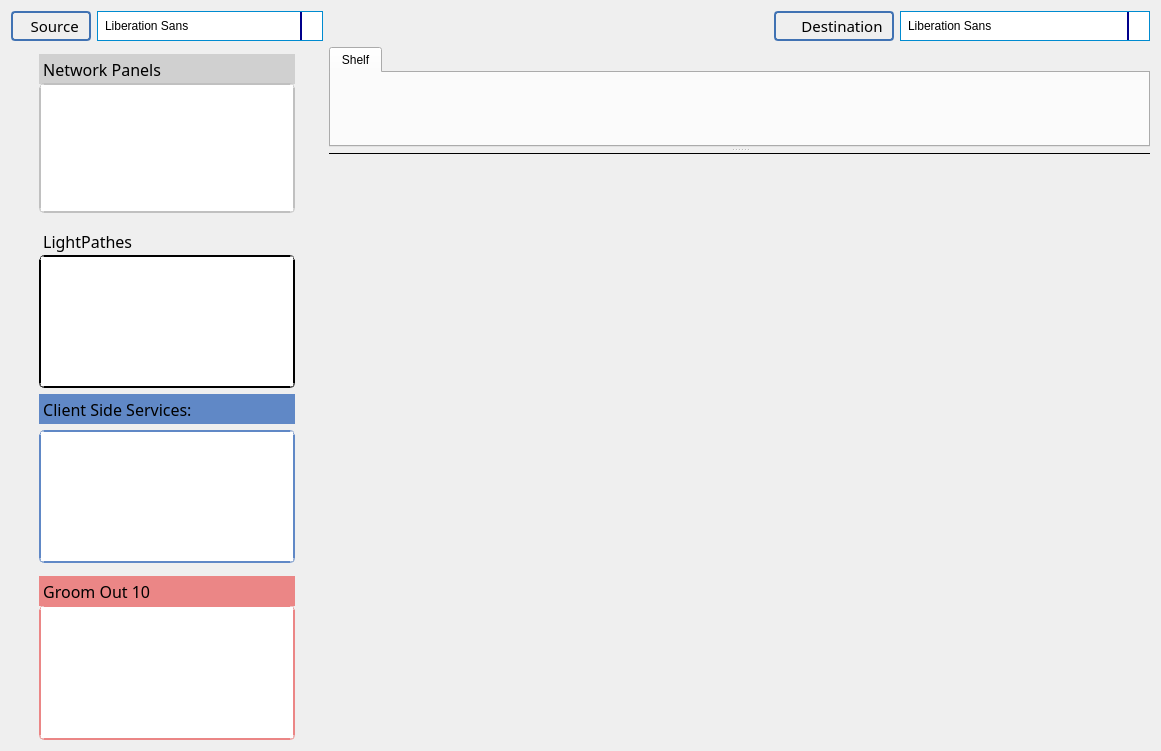
       <widget class="QWidget" name="tab">
        <attribute name="title">
         <string>Demand tab</string>
        </attribute>
        <layout class="QGridLayout" name="gridLayout_4">
         <item row="1" column="1" colspan="3">
          <widget class="QSplitter" name="splitter">
           <property name="orientation">
            <enum>Qt::Vertical</enum>
           </property>
           <property name="handleWidth">
            <number>6</number>
           </property>
           <widget class="QTabWidget" name="Demand_tab">
            <property name="enabled">
             <bool>true</bool>
            </property>
            <property name="minimumSize">
             <size>
              <width>0</width>
              <height>100</height>
             </size>
            </property>
            <property name="currentIndex">
             <number>0</number>
            </property>
            <widget class="QWidget" name="tab_8">
             <attribute name="title">
              <string>Shelf</string>
             </attribute>
             <layout class="QHBoxLayout" name="horizontalLayout_4">
              <property name="spacing">
               <number>0</number>
              </property>
              <property name="leftMargin">
               <number>0</number>
              </property>
              <property name="topMargin">
               <number>0</number>
              </property>
              <property name="rightMargin">
               <number>0</number>
              </property>
              <property name="bottomMargin">
               <number>0</number>
              </property>
              <item>
               <widget class="QWidget" name="DemandPanel_1" native="true"/>
              </item>
              <item>
               <widget class="QWidget" name="DemandPanel_2" native="true"/>
              </item>
              <item>
               <widget class="QWidget" name="DemandPanel_3" native="true"/>
              </item>
              <item>
               <widget class="QWidget" name="DemandPanel_4" native="true"/>
              </item>
              <item>
               <widget class="QWidget" name="DemandPanel_5" native="true"/>
              </item>
              <item>
               <widget class="QWidget" name="DemandPanel_6" native="true"/>
              </item>
              <item>
               <widget class="QWidget" name="DemandPanel_7" native="true"/>
              </item>
              <item>
               <widget class="QWidget" name="DemandPanel_8" native="true"/>
              </item>
              <item>
               <widget class="QWidget" name="DemandPanel_9" native="true"/>
              </item>
              <item>
               <widget class="QWidget" name="DemandPanel_10" native="true"/>
              </item>
              <item>
               <widget class="QWidget" name="DemandPanel_11" native="true"/>
              </item>
              <item>
               <widget class="QWidget" name="DemandPanel_12" native="true"/>
              </item>
              <item>
               <widget class="QWidget" name="DemandPanel_13" native="true"/>
              </item>
              <item>
               <widget class="QWidget" name="DemandPanel_14" native="true"/>
              </item>
             </layout>
            </widget>
           </widget>
           <widget class="MapWidget" name="MapWidget" native="true">
            <property name="minimumSize">
             <size>
              <width>821</width>
              <height>259</height>
             </size>
            </property>
            <widget class="Line" name="line">
             <property name="geometry">
              <rect>
               <x>-340</x>
               <y>-10</y>
               <width>2341</width>
               <height>20</height>
              </rect>
             </property>
             <property name="frameShadow">
              <enum>QFrame::Plain</enum>
             </property>
             <property name="orientation">
              <enum>Qt::Horizontal</enum>
             </property>
            </widget>
           </widget>
          </widget>
         </item>
         <item row="0" column="3">
          <layout class="QFormLayout" name="formLayout">
           <item row="0" column="0">
            <widget class="QLabel" name="label_8">
             <property name="minimumSize">
              <size>
               <width>120</width>
               <height>0</height>
              </size>
             </property>
             <property name="maximumSize">
              <size>
               <width>62</width>
               <height>30</height>
              </size>
             </property>
             <property name="font">
              <font>
               <family>Bahnschrift</family>
               <pointsize>11</pointsize>
               <weight>50</weight>
               <bold>false</bold>
              </font>
             </property>
             <property name="styleSheet">
              <string notr="true">QLabel {
    border: 2px solid gray;
	border-color: rgb(64, 114, 179);
    border-radius: 4px;
    padding: 2px;
}</string>
             </property>
             <property name="text">
              <string>     Destination</string>
             </property>
            </widget>
           </item>
           <item row="0" column="1">
            <widget class="QFontComboBox" name="Demand_Destination_combobox">
             <property name="minimumSize">
              <size>
               <width>121</width>
               <height>30</height>
              </size>
             </property>
             <property name="maximumSize">
              <size>
               <width>743</width>
               <height>30</height>
              </size>
             </property>
             <property name="styleSheet">
              <string notr="true">QComboBox {
    
    border-radius: 0px;
    padding: 1px 18px 1px 5px;
    min-width: 6em; 
    
	border:1px solid rgb(0, 139, 208);
	
   
	
}





/* QComboBox gets the &quot;on&quot; state when the popup is open */


QComboBox:on { /* shift the text when the popup opens */
    padding-top: 3px;
    padding-left: 4px;
}

QComboBox::drop-down {
    subcontrol-origin: padding;
    subcontrol-position: top right;
    width: 20px;
    
	
    border-left-width: 2px;
    border-left-color: darkblue;
    border-left-style: solid; /* just a single line */
    border-top-right-radius: 0px; /* same radius as the QComboBox */
    border-bottom-right-radius: 0px;
}

QComboBox::down-arrow {
   
	image: url(:/newPrefix/dropdown.png); 
    
	
}

QComboBox::down-arrow:on { /* shift the arrow when popup is open */
    
	
	image: url(:/newPrefix/dropup.png);
}


QComboBox QAbstractItemView {
    
	border-color:2px solid blue;
   
}</string>
             </property>
            </widget>
           </item>
          </layout>
         </item>
         <item row="1" column="0">
          <layout class="QGridLayout" name="gridLayout_2">
           <item row="3" column="0">
            <widget class="QListWidget" name="Demand_LineList">
             <property name="minimumSize">
              <size>
               <width>256</width>
               <height>133</height>
              </size>
             </property>
             <property name="maximumSize">
              <size>
               <width>256</width>
               <height>133</height>
              </size>
             </property>
             <property name="styleSheet">
              <string notr="true">QListWidget {
    alternate-background-color: yellow;
	border:2px double;
	border-color: qlineargradient(x1: 0, y1: 0, x2: 0, y2: 1,
                                stop: 0 #6a6ea9, stop: 1 #Eb8686);

	border-radius: 5px; 
    
}
QListWidget {
    show-decoration-selected: 1; /* make the selection span the entire width of the view */
}

QListWidget::item:alternate {
    background: rgb(170, 170, 170);
}

QListWidget::item:selected {
    border: 1px solid #6a6ea9;
}

QListWidget::item:selected:!active {
    background: qlineargradient(x1: 0, y1: 0, x2: 0, y2: 1,
                                stop: 0 #ABAFE5, stop: 1 #EE817B);
}

QListWidget::item:selected:active {
    background: qlineargradient(x1: 0, y1: 0, x2: 0, y2: 1,
                                stop: 0 #6a6ea9, stop: 1 #Eb8686);
}

QListWidget::item:hover {
    background: qlineargradient(x1: 0, y1: 0, x2: 0, y2: 1,
                                stop: 0 #FAFBFE, stop: 1 #FFB2AE);
}</string>
             </property>
            </widget>
           </item>
           <item row="6" column="0">
            <widget class="QLabel" name="ClientLabel_20">
             <property name="minimumSize">
              <size>
               <width>256</width>
               <height>30</height>
              </size>
             </property>
             <property name="maximumSize">
              <size>
               <width>256</width>
               <height>16</height>
              </size>
             </property>
             <property name="font">
              <font>
               <family>Bahnschrift SemiBold Condensed</family>
               <pointsize>12</pointsize>
               <weight>7</weight>
               <italic>false</italic>
               <bold>false</bold>
              </font>
             </property>
             <property name="styleSheet">
              <string notr="true">  QLabel {
	
	font: 63 12pt &quot;Bahnschrift SemiBold Condensed&quot;;
   
  
	background-color: rgb(235, 134, 134);
}</string>
             </property>
             <property name="text">
              <string> Groom Out 10</string>
             </property>
            </widget>
           </item>
           <item row="4" column="0">
            <widget class="QLabel" name="ClientLabel_23">
             <property name="minimumSize">
              <size>
               <width>256</width>
               <height>30</height>
              </size>
             </property>
             <property name="maximumSize">
              <size>
               <width>256</width>
               <height>30</height>
              </size>
             </property>
             <property name="font">
              <font>
               <family>Bahnschrift SemiBold Condensed</family>
               <pointsize>12</pointsize>
               <weight>7</weight>
               <italic>false</italic>
               <bold>false</bold>
              </font>
             </property>
             <property name="styleSheet">
              <string notr="true"> QLabel {
  
	
	font: 63 12pt &quot;Bahnschrift SemiBold Condensed&quot;;
	background-color:  #6088C6;
}</string>
             </property>
             <property name="text">
              <string> Client Side Services:</string>
             </property>
            </widget>
           </item>
           <item row="7" column="0">
            <widget class="QListWidget" name="groomout10_list">
             <property name="minimumSize">
              <size>
               <width>256</width>
               <height>135</height>
              </size>
             </property>
             <property name="maximumSize">
              <size>
               <width>256</width>
               <height>135</height>
              </size>
             </property>
             <property name="styleSheet">
              <string notr="true">QListWidget {
    alternate-background-color: yellow;
	border:2px double;
	border-color:#EB8686;
	border-radius: 5px; 
    
}
QListWidget {
    show-decoration-selected: 1; /* make the selection span the entire width of the view */
}

QListWidget::item:alternate {
    background: rgb(170, 170, 170);
}

QListWidget::item:selected {
    border: 1px solid #6a6ea9;
}

QListWidget::item:selected:!active {
    background: qlineargradient(x1: 0, y1: 0, x2: 0, y2: 1,
                                stop: 0 #ABAFE5, stop: 1 #EE817B);
}

QListWidget::item:selected:active {
    background: qlineargradient(x1: 0, y1: 0, x2: 0, y2: 1,
                                stop: 0 #FFB2AE, stop: 1 #B22222);
}

QListWidget::item:hover {
    background: qlineargradient(x1: 0, y1: 0, x2: 0, y2: 1,
                                stop: 0 #FAFBFE, stop: 1 #FFB2AE);
}</string>
             </property>
            </widget>
           </item>
           <item row="5" column="0">
            <widget class="QListWidget" name="Demand_ServiceList">
             <property name="minimumSize">
              <size>
               <width>256</width>
               <height>133</height>
              </size>
             </property>
             <property name="maximumSize">
              <size>
               <width>256</width>
               <height>133</height>
              </size>
             </property>
             <property name="styleSheet">
              <string notr="true">QListWidget {
    alternate-background-color: yellow;
	border:2px double;
	border-color: #6088C6;
	border-radius: 5px; 
    
}
QListWidget {
    show-decoration-selected: 1; /* make the selection span the entire width of the view */
}

QListWidget::item:alternate {
    background: #EEEEEE;
}

QListWidget::item:selected {
    border: 1px solid #6a6ea9;
}

QListWidget::item:selected:!active {
    background: qlineargradient(x1: 0, y1: 0, x2: 0, y2: 1,
                                stop: 0 #ABAFE5, stop: 1 #8588B2);
}

QListWidget::item:selected:active {
    background: qlineargradient(x1: 0, y1: 0, x2: 0, y2: 1,
                                stop: 0 #6a6ea9, stop: 1 #888dd9);
}

QListWidget::item:hover {
    border: 2px solid #6a6ea9; 
    background : #C0C0C0
}</string>
             </property>
            </widget>
           </item>
           <item row="0" column="0">
            <widget class="QLabel" name="ClientLabel_21">
             <property name="minimumSize">
              <size>
               <width>256</width>
               <height>30</height>
              </size>
             </property>
             <property name="maximumSize">
              <size>
               <width>256</width>
               <height>16</height>
              </size>
             </property>
             <property name="font">
              <font>
               <family>Bahnschrift SemiBold Condensed</family>
               <pointsize>12</pointsize>
               <weight>7</weight>
               <italic>false</italic>
               <bold>false</bold>
              </font>
             </property>
             <property name="styleSheet">
              <string notr="true"> QLabel {
	
	font: 63 12pt &quot;Bahnschrift SemiBold Condensed&quot;;
   
  
	
	background-color:#D0D0D0;
}</string>
             </property>
             <property name="text">
              <string> Network Panels</string>
             </property>
            </widget>
           </item>
           <item row="1" column="0">
            <widget class="QListWidget" name="Demand_PanelList">
             <property name="minimumSize">
              <size>
               <width>256</width>
               <height>130</height>
              </size>
             </property>
             <property name="maximumSize">
              <size>
               <width>256</width>
               <height>130</height>
              </size>
             </property>
             <property name="styleSheet">
              <string notr="true">QListWidget {
    alternate-background-color: yellow;
	border:2px double;
	border-color: #c0c0c0;
	border-radius: 5px; 
    
}
QListWidget {
    show-decoration-selected: 1; /* make the selection span the entire width of the view */
}

QListWidget::item:alternate {
    background:rgb(170, 170, 170)
}

QListWidget::item:selected {
    border: 1px solid #6a6ea9;
}



QListWidget::item:selected:active {
    background: qlineargradient(x1: 0, y1: 0, x2: 0, y2: 1,
                                stop: 0 #DCDCDC, stop: 1 #A9A9A9);
}

QListWidget::item:hover {
    background: qlineargradient(x1: 0, y1: 0, x2: 0, y2: 1,
                                stop: 0 #F8F8F8, stop: 1 #F5F5F5);
}</string>
             </property>
            </widget>
           </item>
           <item row="2" column="0">
            <widget class="QLabel" name="ClientLabel_22">
             <property name="minimumSize">
              <size>
               <width>256</width>
               <height>30</height>
              </size>
             </property>
             <property name="maximumSize">
              <size>
               <width>256</width>
               <height>16</height>
              </size>
             </property>
             <property name="font">
              <font>
               <family>Bahnschrift SemiBold Condensed</family>
               <pointsize>12</pointsize>
               <weight>7</weight>
               <italic>false</italic>
               <bold>false</bold>
              </font>
             </property>
             <property name="styleSheet">
              <string notr="true">QLabel {
	
	font: 63 12pt &quot;Bahnschrift SemiBold Condensed&quot;;
   
  
	background: qlineargradient(x1: 0, y1: 0, x2: 0, y2: 1,
                                stop: 0 #6a6ea9, stop: 1 #Eb8686);
}
</string>
             </property>
             <property name="text">
              <string> LightPathes </string>
             </property>
            </widget>
           </item>
          </layout>
         </item>
         <item row="0" column="0">
          <layout class="QFormLayout" name="formLayout_4">
           <item row="0" column="0">
            <widget class="QLabel" name="SelectNode_Label_13">
             <property name="minimumSize">
              <size>
               <width>80</width>
               <height>0</height>
              </size>
             </property>
             <property name="maximumSize">
              <size>
               <width>43</width>
               <height>30</height>
              </size>
             </property>
             <property name="font">
              <font>
               <family>Bahnschrift</family>
               <pointsize>11</pointsize>
               <weight>50</weight>
               <bold>false</bold>
              </font>
             </property>
             <property name="styleSheet">
              <string notr="true"> QLabel {
    border: 2px solid gray;
	border-color: rgb(64, 114, 179);
    border-radius: 4px;
    padding: 2px;
}</string>
             </property>
             <property name="text">
              <string>   Source</string>
             </property>
            </widget>
           </item>
           <item row="0" column="1">
            <widget class="QFontComboBox" name="Demand_Source_combobox">
             <property name="minimumSize">
              <size>
               <width>121</width>
               <height>30</height>
              </size>
             </property>
             <property name="maximumSize">
              <size>
               <width>226</width>
               <height>30</height>
              </size>
             </property>
             <property name="styleSheet">
              <string notr="true">QComboBox {
    
    border-radius: 0px;
    padding: 1px 18px 1px 5px;
    min-width: 6em; 
    
	border:1px solid rgb(0, 139, 208);
	
   
	
}





/* QComboBox gets the &quot;on&quot; state when the popup is open */


QComboBox:on { /* shift the text when the popup opens */
    padding-top: 3px;
    padding-left: 4px;
}

QComboBox::drop-down {
    subcontrol-origin: padding;
    subcontrol-position: top right;
    width: 20px;
    
	
    border-left-width: 2px;
    border-left-color: darkblue;
    border-left-style: solid; /* just a single line */
    border-top-right-radius: 0px; /* same radius as the QComboBox */
    border-bottom-right-radius: 0px;
}

QComboBox::down-arrow {
   
	image: url(:/newPrefix/dropdown.png); 
    
	
}

QComboBox::down-arrow:on { /* shift the arrow when popup is open */
    
	
	image: url(:/newPrefix/dropup.png);
}


QComboBox QAbstractItemView {
    
	border-color:2px solid blue;
   
}</string>
             </property>
            </widget>
           </item>
          </layout>
         </item>
         <item row="0" column="1">
          <widget class="QLabel" name="SplitterEventLabel">
           <property name="text">
            <string/>
           </property>
          </widget>
         </item>
         <item row="0" column="2">
          <spacer name="horizontalSpacer">
           <property name="orientation">
            <enum>Qt::Horizontal</enum>
           </property>
           <property name="sizeHint" stdset="0">
            <size>
             <width>40</width>
             <height>20</height>
            </size>
           </property>
          </spacer>
         </item>
        </layout>
       </widget>
